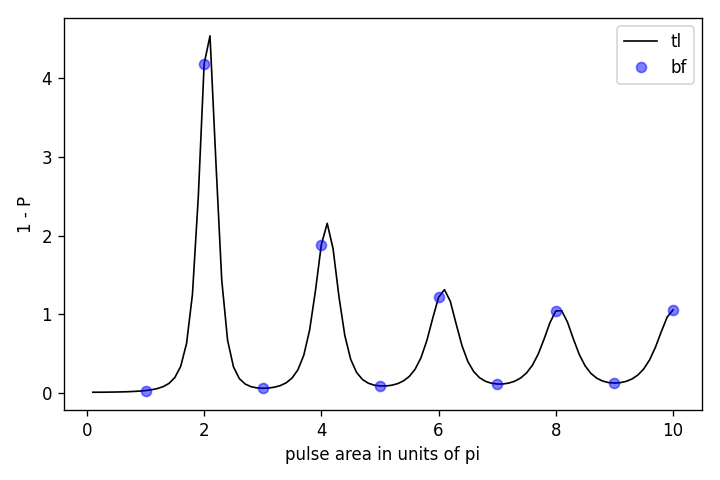

The script that saved this image:
# Single-photon purity of a TLS with phonons against the pulse area: time-local maps (use_dm=True) on a dense grid,
# brute force (use_dm=False) on a subset of it. 1 - P = 2 int_0^tb/2 G2 / int_tb/2^3tb/2 G2, see Indistinguishability.calc_purity.
# Results are saved to purity_pulse_area.npz and loaded from there if the file exists (delete it to recompute).
# usage: python purity_pulse_area.py
import os
import time
import numpy as np
import matplotlib
matplotlib.use("Agg")
import matplotlib.pyplot as plt
from pyaceqd.pulses import ChirpedPulse
from pyaceqd.two_level_system.tls import TLS
from pyaceqd.two_time.purity import Indistinguishability
from pyaceqd.helpers.ace_operators import ketbra

tau_0 = 5            # pulse duration in ps
t_center = 4.5*tau_0
tb = 2000            # time between two pulses of the train
max_pulse_t = 2*t_center  # covers the pulse envelope
t_mem = 20
areas = np.round(np.linspace(0.1, 10, 100), 5)  # pulse area in units of pi
areas_bf = areas[9::10]                         # 1, 2, ..., 10: brute force is much slower

tls = TLS(dt=0.1, gamma_e=1/100, lindblad=True, phonons=True, ae=5, temperature=4, verbose=False)


def purity(area, use_dm):
    laser = ChirpedPulse(tau_0=tau_0, detuning=0, t_center=t_center, pulse_area=area, polarization="x", repeat_tb=tb)
    indist = Indistinguishability(tls, ketbra(0, 1, 2), laser, tb=tb, dt_small=0.1, dt_big=1, max_pulse_t=max_pulse_t,
                                  t_mem=t_mem, use_dm=use_dm)
    return indist.calc_purity()


def sweep(areas, use_dm):
    P = np.zeros(len(areas))
    start = time.time()
    for i, area in enumerate(areas):
        P[i] = purity(area, use_dm)
        print("{}: area {:.2f} pi, 1 - P = {:.4e}".format("tl" if use_dm else "bf", area, 1 - P[i]))
    print("{} sweep: {:.1f} s".format("time-local" if use_dm else "brute force", time.time() - start))
    return P


data_file = "purity_pulse_area.npz"
if os.path.exists(data_file):
    print("loading", data_file)
    data = np.load(data_file)
    areas, P_tl, areas_bf, P_bf = data["areas"], data["P_tl"], data["areas_bf"], data["P_bf"]
else:
    P_tl = sweep(areas, use_dm=True)
    P_bf = sweep(areas_bf, use_dm=False)
    np.savez(data_file, areas=areas, P_tl=P_tl, areas_bf=areas_bf, P_bf=P_bf)
P_tl_at_bf = P_tl[np.searchsorted(areas, areas_bf)]
print("max |(1 - P)_tl - (1 - P)_bf| / (1 - P)_bf = {:.2e}".format(np.max(np.abs(P_tl_at_bf - P_bf)/np.abs(1 - P_bf))))

fig, ax = plt.subplots(figsize=(6, 4))
ax.plot(areas, 1 - P_tl, "k-", lw=1, label="tl")
ax.plot(areas_bf, 1 - P_bf, "bo", alpha=0.5, label="bf")
ax.set_xlabel("pulse area in units of pi")
ax.set_ylabel("1 - P")
ax.legend()
fig.tight_layout()
fig.savefig("purity_pulse_area.png", dpi=120)
print("saved purity_pulse_area.png, purity_pulse_area.npz")
